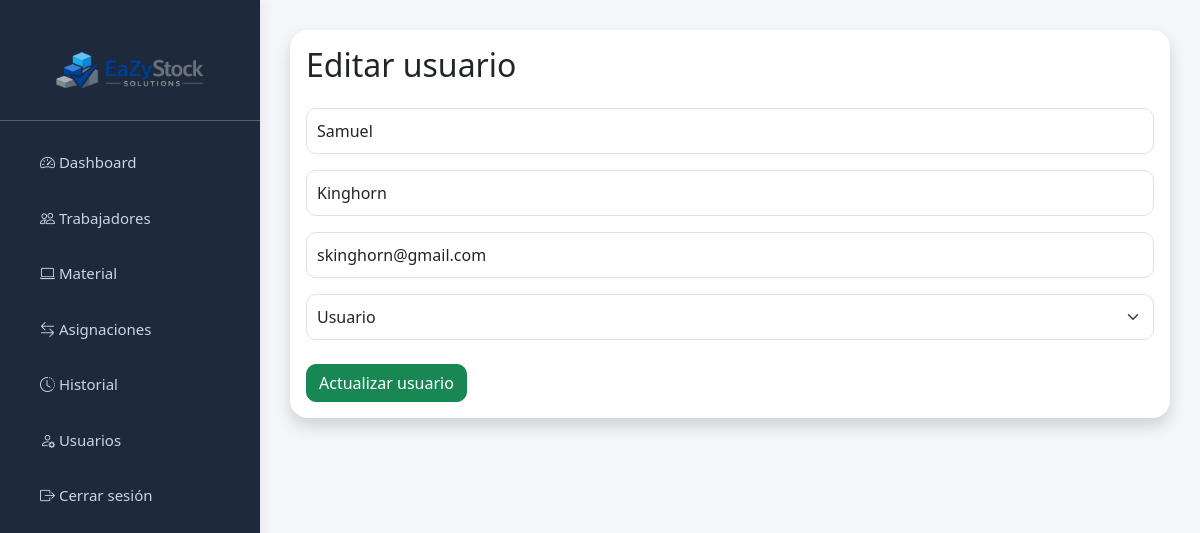
Screenshot of /usuarios/editar.php?id=11 (signed in) with the database file from the repository.
### tables this page shows
CREATE TABLE `usuarios` (
  `id` int(11) NOT NULL,
  `nombre` varchar(100) NOT NULL,
  `apellidos` varchar(150) NOT NULL,
  `email` varchar(150) NOT NULL,
  `password` varchar(255) NOT NULL,
  `rol_id` int(11) NOT NULL,
  `activo` tinyint(1) DEFAULT 1
);

### usuarios/editar.php (the view, shortened to what this page needs)
<?php
include '../config/conexion.php';
$id = $_GET['id'];
$sql = "SELECT * FROM usuarios WHERE id = $id";
$resultado = $conn->query($sql);
$usuario = $resultado->fetch_assoc();
include '../includes/header.php';
include '../includes/sidebar.php';
?>
<div class="main-content">
    <div class="card shadow">
        <div class="card-body">
            <h2 class="mb-4">
                Editar usuario
            </h2>
            <form method="POST">
                <input
                    type="text"
                    name="nombre"
                    class="form-control mb-3"
                    value="<?php echo $usuario['nombre']; ?>"
                >
                <input
                    type="text"
                    name="apellidos"
                    class="form-control mb-3"
                    value="<?php echo $usuario['apellidos']; ?>"
                >
                <input
                    type="email"
                    name="email"
                    class="form-control mb-3"
                    value="<?php echo $usuario['email']; ?>"
                >
                <select
                    name="rol_id"
                    class="form-select mb-4"
                >
                    <option
                    value="2"
                    <?php
                    if($usuario['rol_id'] == 2)
                    echo 'selected';
                    ?>
                    >
                        Usuario
                    </option>
                </select>
                <button
                    type="submit"
                    class="btn btn-success"
                >
                    Actualizar usuario
                </button>
            </form>
        </div>
    </div>
</div>
<?php include '../includes/footer.php'; ?>

### assets/css/estilos.css (style rules this page uses)
body { background-color: #f4f6f9; font-family: 'Segoe UI', Tahoma, Geneva, Verdana, sans-serif; }
.main-content { margin-left: 260px; padding: 30px; }
.card { border: none; border-radius: 18px; box-shadow: 0 4px 12px rgba(0,0,0,0.05); }
.btn { border-radius: 10px; font-weight: 500; }
.form-control, .form-select { border-radius: 10px; padding: 10px; }

### rows the page displays
usuarios: nombre "Samuel", apellidos "Kinghorn", email "skinghorn@gmail.com", rol_id "Usuario"
